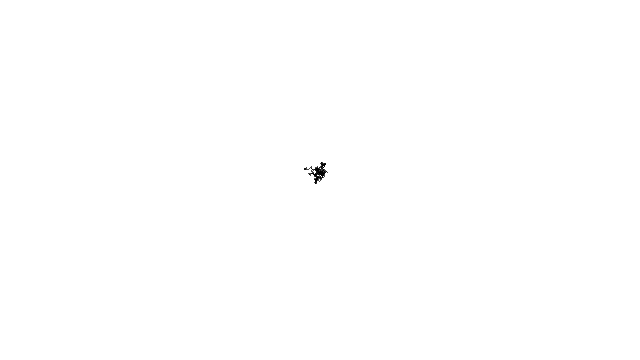
Frame 1 (no input)
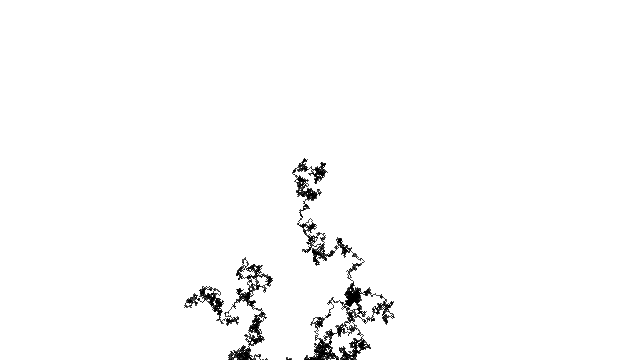
Frame 60 (the mouse pressed at the canvas centre just before this capture)
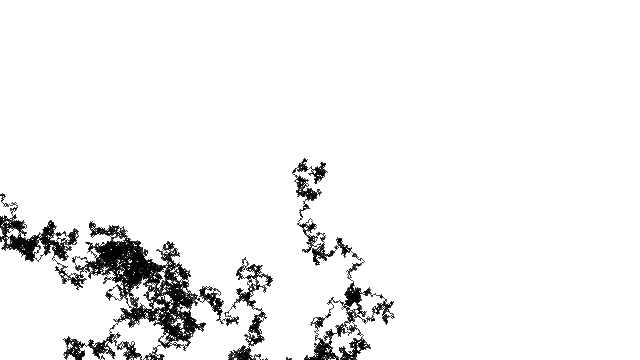
Frame 120 (the mouse held since frame 60 and released just before this capture)

The Processing sketch that drew these frames (run headless with seeded random() and noise(); from frame 60 on, the mouse is pressed at the canvas centre):

// Processing sketch: random_walk
// ── random_walk.pde

Walker w;

void setup(){
  size(640, 360);
  w = new Walker();
  background(255);
}
  
void draw(){
  for(int i = 0; i < 500; i++){
    w.step();   
    w.display();
  }
}
// ── Walker.pde
class Walker {
  int x;
  int y;
  
  Walker(){
    x = width/2;
    y = height/2;
  }
  void display(){
    stroke(0);
    point(x,y);
  }
  void step(){
   Float stepx = random(3) - 1;
   Float stepy = random(3) - 1;
   
   x += stepx;
   y += stepy;
  } 
}
